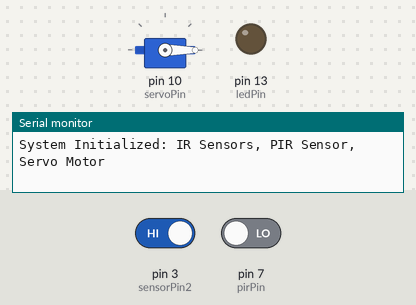
The sketch below on a simulated Arduino Uno, built with avr-gcc and run on an emulated ATmega328P. Parts: servo, output pins drawn as LEDs (lit = HIGH), the last lines printed to the serial monitor. The inputs (shaded band) are chosen by the test bench; at power-on: pin 7 (pirPin) LOW, pin 3 (sensorPin2) HIGH.

Above: at 1.2 s.
1.3 s: pin 7 (pirPin) driven HIGH
At 1.9 s:
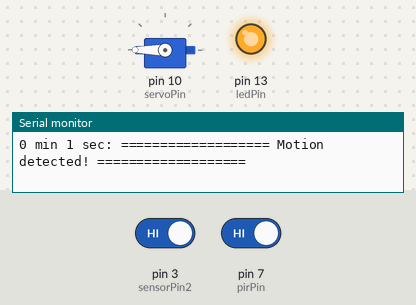
4.3 s: pin 7 (pirPin) driven LOW
At 5.2 s:
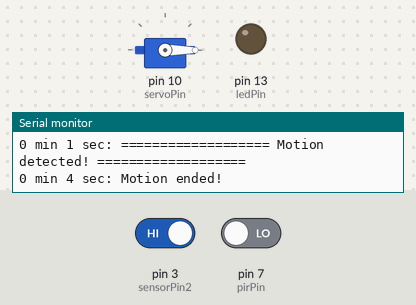
5.8 s: pin 3 (sensorPin2) driven LOW and pin 7 (pirPin) driven HIGH
At 8.7 s:
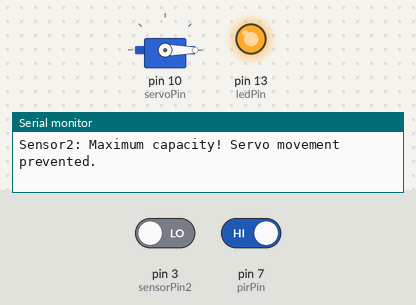
8.8 s: pin 3 (sensorPin2) driven HIGH
At 9.4 s:
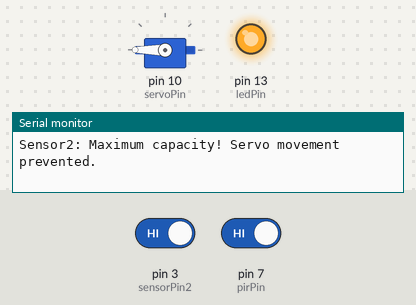
Timing chart, 0 to 12.3 s (numbered marks = the images above; inputs shaded):
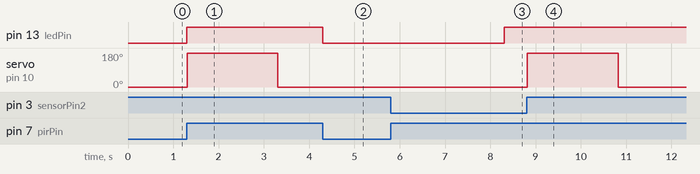

The sketch:

final_code.ino
```cpp
// Combined IR sensor with servo motor
// There are two IR sensors one for detecting if bowl is full and the other for detecting if there is a food
// Servo motor will not move if bowl is full and has a cooldown

#include <Servo.h>

// Pin for IR break beam sensors
const int sensorPin1 = 2; // IR sensor for portion detected
const int sensorPin2 = 3; // IR sensor for maximum capacity

// Pin for Servo motor, PIR sensor, and LED
Servo Servo1;
const int servoPin = 10;              // Servo motor pin
const int ledPin = LED_BUILTIN;       // LED on Arduino (Built-in)
const int pirPin = 7;                 // PIR sensor pin

// Variables for PIR sensor
int lastPirVal = LOW;      // stores the value of the PIR, helps in detecting change
int pirVal;                // the current value of the PIR sensor
unsigned long myTime;      // number of milliseconds passed since the Arduino started running the code itself

// Constants
#define MINUTE 60000       // for converting milliseconds to a minute
#define SECOND 1000        // for converting milliseconds to a second
#define SERVO_DELAY 2000   // Servo delay of 2 seconds
#define SENSE_COOLDOWN 5000 // Cooldown time of 5 seconds

unsigned long lastSenseTime = -SENSE_COOLDOWN; // Set to allow immediate first activation
char printBuffer[128];     // Messages that we want to display on serial monitor

void setup() {
  // Setup for IR break beam sensors
  pinMode(sensorPin1, INPUT_PULLUP); // Use internal pull-up resistor for the first sensor
  pinMode(sensorPin2, INPUT_PULLUP); // Use internal pull-up resistor for the second sensor

  // Setup for Servo motor, PIR sensor, and LED
  Servo1.attach(servoPin);     // initializing servo motor, telling it which pin is connected to the control signal
  pinMode(ledPin, OUTPUT);     // declare LED as output
  pinMode(pirPin, INPUT);      // declare PIR sensor as input

  // Initialize serial communication
  Serial.begin(9600);
  Serial.println("System Initialized: IR Sensors, PIR Sensor, Servo Motor");
}

void loop() {
  pirVal = digitalRead(pirPin); // read current input value from PIR sensor (HIGH or LOW)
  unsigned long currentTime = millis();

  // Check if motion is detected and cooldown period has passed
  if (pirVal == HIGH && (currentTime - lastSenseTime >= SENSE_COOLDOWN)) {
    digitalWrite(ledPin, HIGH); // turn LED on

    if (lastPirVal == LOW) {    // if there was no previous motion detected
      myTime = millis();        // Stores the current time in milliseconds
      sprintf(printBuffer, "%lu min %lu sec: =================== Motion detected! =================== ", myTime / MINUTE, (myTime % MINUTE) / SECOND);
      Serial.println(printBuffer);
      lastPirVal = HIGH;
    }

    // Check sensorState2 before moving the servo (if bowl is full, do not move the servo)
    int sensorState2 = digitalRead(sensorPin2);
    if (sensorState2 == HIGH) {  // Only move the servo if sensorState2 is HIGH (bowl not full)
      Servo1.write(180);         // Set servo to 180 degrees
      delay(SERVO_DELAY);        // Wait for 2 seconds
      Servo1.write(0);           // Return servo to 0 degrees after 2 seconds delay
      lastSenseTime = millis();  // Update the last sense time
    } else {
      Serial.println("Sensor2: Maximum capacity! Servo movement prevented.");
    }

  } else if (pirVal == LOW) {   // if no motion is detected
    digitalWrite(ledPin, LOW);  // turn LED off

    if (lastPirVal == HIGH) {   // if there was motion before
      myTime = millis();
      sprintf(printBuffer, "%lu min %lu sec: Motion ended!", myTime / MINUTE, (myTime % MINUTE) / SECOND);
      Serial.println(printBuffer);
      lastPirVal = LOW;
    }

    Servo1.write(0);           // Ensure servo is at 0 degrees when no motion is detected
  }
}
```

Measured:
- after the input at 1.3 s, pin 13 (ledPin): LOW → HIGH at once; servo on pin 10 (servoPin): 0° → 180° at once, → 0° 2.0 s later
- after the input at 4.3 s, pin 13 (ledPin): HIGH → LOW at once
- after the input at 5.8 s, pin 13 (ledPin): LOW → HIGH after 2.5 s
- after the input at 8.8 s, servo on pin 10 (servoPin): 0° → 180° at once, → 0° 2.0 s later
